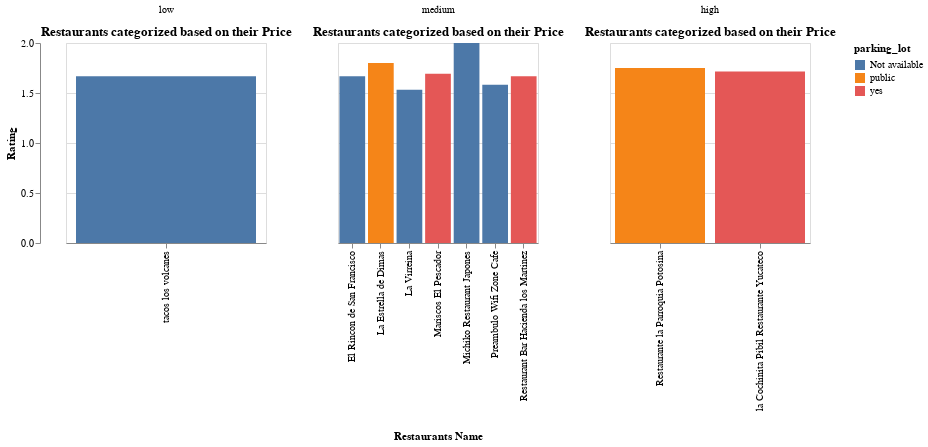

Here is the notebook cell this chart was saved with:
### Code cell
ranking_g= ranking.groupby(['name','price','parking_lot'], as_index=False).aggregate({'rating':'mean','food_rating':'mean','service_rating':'mean'}).sort_values(by=['rating','food_rating','service_rating'], ascending=False).head(10)

Facet_chart = alt.Chart(ranking_g).mark_bar().encode(
    x=  alt.X('name',title= None),
    y= alt.Y('rating', title="Rating"), color = 'parking_lot'
).properties( title="Restaurants categorized based on their Price", width = 200, height = 200).facet(
        column = alt.Column('price', sort =["low","medium","high"],title= ["Low","Medium","High"], header=alt.Header(title="Restaurants Name", titleOrient= 'bottom'))
).resolve_scale(x='independent')


Facet_chart

### Figure 1 — Vega-Lite specification as saved in the notebook (floating-point values rounded to 4 significant figures)
{"config": {"view": {"continuousWidth": 300, "continuousHeight": 300}}, "data": {"name": "data-a56cc76a1638391eb931da99d200efd9"}, "facet": {"column": {"field": "price", "header": {"title": "Restaurants Name", "titleOrient": "bottom"}, "sort": ["low", "medium", "high"], "title": ["Low", "Medium", "High"], "type": "nominal"}}, "spec": {"mark": {"type": "bar"}, "encoding": {"color": {"field": "parking_lot", "type": "nominal"}, "x": {"field": "name", "title": null, "type": "nominal"}, "y": {"field": "rating", "title": "Rating", "type": "quantitative"}}, "height": 200, "title": "Restaurants categorized based on their Price", "width": 200}, "resolve": {"scale": {"x": "independent"}}, "$schema": "https://vega.github.io/schema/vega-lite/v5.16.3.json", "datasets": {"data-a56cc76a1638391eb931da99d200efd9": [{"name": "Michiko Restaurant Japones", "price": "medium", "parking_lot": "Not available", "rating": 2.0, "food_rating": 2.0, "service_rating": 1.6}, {"name": "La Estrella de Dimas", "price": "medium", "parking_lot": "public", "rating": 1.8, "food_rating": 2.0, "service_rating": 1.6}, {"name": "Restaurante la Parroquia Potosina", "price": "high", "parking_lot": "public", "rating": 1.75, "food_rating": 1.75, "service_rating": 1.75}, {"name": "la Cochinita Pibil Restaurante Yucateco", "price": "high", "parking_lot": "yes", "rating": 1.714, "food_rating": 1.714, "service_rating": 1.714}, {"name": "Mariscos El Pescador", "price": "medium", "parking_lot": "yes", "rating": 1.692, "food_rating": 1.692, "service_rating": 1.462}, {"name": "tacos los volcanes", "price": "low", "parking_lot": "Not available", "rating": 1.667, "food_rating": 1.5, "service_rating": 1.5}, {"name": "El Rincon de San Francisco", "price": "medium", "parking_lot": "Not available", "rating": 1.667, "food_rating": 1.467, "service_rating": 1.6}, {"name": "Restaurant Bar Hacienda los Martinez", "price": "medium", "parking_lot": "yes", "rating": 1.667, "food_rating": 1.444, "service_rating": 1.333}, {"name": "Preambulo Wifi Zone Cafe", "price": "medium", "parking_lot": "Not available", "rating": 1.583, "food_rating": 1.333, "service_rating": 1.417}, {"name": "La Virreina", "price": "medium", "parking_lot": "Not available", "rating": 1.533, "food_rating": 1.4, "service_rating": 1.267}]}}
